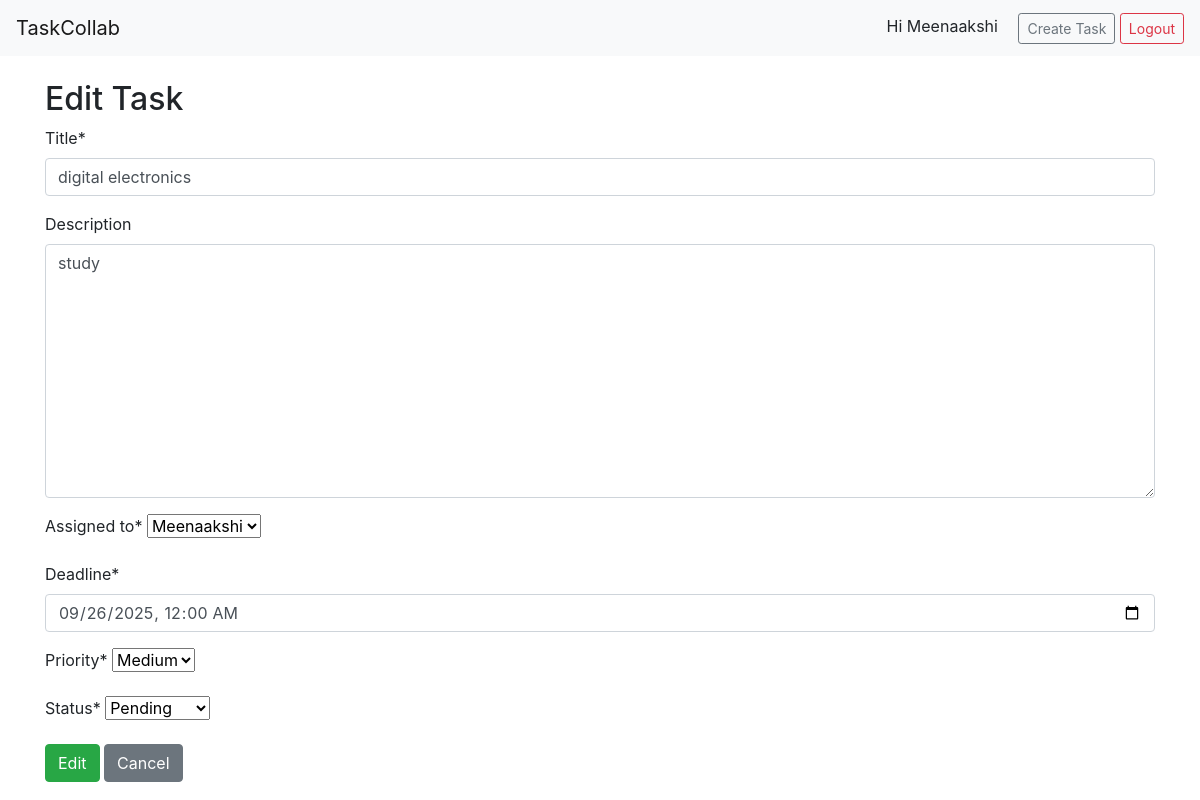
The page /tasks/1/edit/ (signed in) on the database its author committed.
### tasks/models.py (models this page shows, shortened)
class Task(models.Model):
    title = models.CharField(max_length=200)
    description = models.TextField(blank=True)
    created_by = models.ForeignKey(User, related_name="created_tasks", on_delete=models.CASCADE)
    assigned_to = models.ForeignKey(User, related_name="assigned_tasks", on_delete=models.CASCADE)
    deadline = models.DateTimeField()
    priority = models.CharField(max_length=10, choices=PRIORITY_CHOICES, default="medium")
    status = models.CharField(max_length=10, choices=STATUS_CHOICES, default="pending")
    created_at = models.DateTimeField(default=timezone.now, editable=False)
    updated_at = models.DateTimeField(auto_now=True)

### tasks/views.py (the view)
# urls.py: path("tasks/<int:pk>/edit/", views.task_edit, name="task_edit"),
@login_required
def task_edit(request, pk):
    task = get_object_or_404(Task, pk=pk)
    if request.user != task.created_by and request.user != task.assigned_to:
        return redirect("tasks:dashboard")
    if request.method == "POST":
        form = TaskForm(request.POST, instance=task)
        if form.is_valid():
            form.save()
            return redirect("tasks:dashboard")
    else:
        form = TaskForm(instance=task)
    return render(request, "tasks/task_form.html", {"form": form, "action": "Edit"})

### tasks/forms.py
class TaskForm(forms.ModelForm):
    deadline = forms.DateTimeField(
        widget=forms.DateTimeInput(attrs={"type": "datetime-local"}),
        input_formats=["%Y-%m-%dT%H:%M"],
    )
    class Meta:
        model = Task
        fields = ("title", "description", "assigned_to", "deadline", "priority", "status")

### tasks/templates/tasks/task_form.html (shortened to what this page needs)
{% extends "tasks/base.html" %}
{% load crispy_forms_tags %}
{% block content %}
  <h2>{{ action }} Task</h2>
  <form method="post">
    {{ form|crispy }}
    <button class="btn btn-success">{{ action }}</button>
    <a href="{% url 'tasks:dashboard' %}" class="btn btn-secondary">Cancel</a>
  </form>
{% endblock %}

### tasks/templates/tasks/base.html (shortened to what this page needs)
<!doctype html>
<html>
<head>
    <link href="https://cdn.jsdelivr.net/npm/bootstrap@4.6.2/dist/css/bootstrap.min.css" rel="stylesheet">
</head>
<body>
    <nav class="navbar navbar-expand-lg navbar-light bg-light">
        <a class="navbar-brand" href="{% url 'tasks:dashboard' %}">TaskCollab</a>
        <div class="ml-auto">
            {% if user.is_authenticated %}
                <span class="mr-3">Hi {{ user.username }}</span>
                <a class="btn btn-outline-secondary btn-sm" href="{% url 'tasks:task_create' %}">Create Task</a>
                <a class="btn btn-outline-danger btn-sm" href="{% url 'tasks:logout' %}">Logout</a>
            {% else %}
                <a class="btn btn-outline-primary btn-sm" href="{% url 'tasks:login' %}">Login</a>
                <a class="btn btn-outline-success btn-sm" href="{% url 'tasks:signup' %}">Sign up</a>
            {% endif %}
        </div>
    </nav>
    <div class="container mt-4">
        {% block content %}{% endblock %}
    </div>
</body>
</html>

### rows shown on the page
Task: title "digital electronics", description "study", assigned_to "Meenaakshi", deadline "09/26/2025 00:00", priority "Medium", status "Pending"

### other values the page prints
{{ user.username }} "Meenaakshi"
{{ action }} "Edit"
